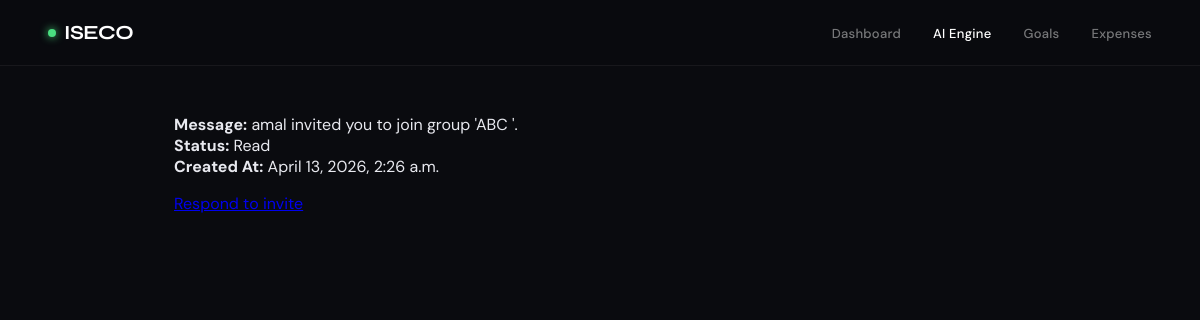
/notifications/1/view/, run on the app's committed database.
### notifications/models.py (models this page shows, shortened)
class Notification(models.Model):
    user = models.ForeignKey(User, on_delete=models.CASCADE, related_name="notifications")
    message = models.CharField(max_length=255)
    link = models.CharField(max_length=255, blank=True, default="")
    is_read = models.BooleanField(default=False)
    created_at = models.DateTimeField(auto_now_add=True)

### notifications/views.py (the view)
# urls.py: path('<int:pk>/view/', NotificationDetailHTML.as_view(), name='notification-detail-html'),
class NotificationDetailHTML(APIView):
    renderer_classes = [TemplateHTMLRenderer]
    template_name = "notification_detail.html"
    def get(self, request, pk):
        notif = get_object_or_404(Notification, pk=pk)
        if not notif.is_read:
            notif.is_read = True
            notif.save()
        return Response({"notif": notif})

### notifications/templates/notification_detail.html (shortened to what this page needs)
{% extends "base.html" %}
{% block content %}
<div class="card">
    <div class="list-card">
        <article class="list-item">
            <div class="list-item-meta"><strong>Message:</strong> {{ notif.message }}</div>
        </article>
        <article class="list-item">
            <div class="list-item-meta"><strong>Status:</strong> {{ notif.is_read|yesno:"Read,Unread" }}</div>
        </article>
        <article class="list-item">
            <div class="list-item-meta"><strong>Created At:</strong> {{ notif.created_at }}</div>
        </article>
    </div>
    {% if notif.link %}
    <div class="button-row" style="margin-top: 16px;">
        <a class="action-btn action-purple" href="{{ notif.link }}">Respond to invite</a>
    </div>
    {% endif %}
</div>
{% endblock %}

### data on the page
Notification: message "amal invited you to join group 'ABC '.", is_read "Read", created_at "April 13, 2026, 2:26 a.m."
